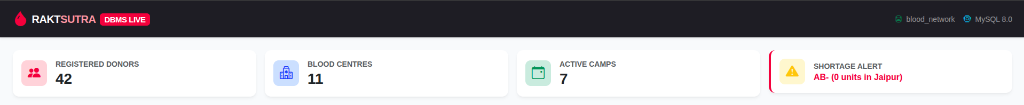
#> input picture doc_images/media_1794411944975_98cf9045.png, 1024 x 105 px, found by its file name; the run also reads 2 pictures not shown here
$ python generate_docs.py
#> lines starting #> are read from the running program, lines starting #| are printed output that depends on the picture
### docx_builder.py
import zipfile
import html
import os
import shutil

class DocxWriter:
    def __init__(self, filename):
        self.filename = filename
        self.paragraphs = []
        self.images = [] # list of (rId, filename, binary_data, cx, cy)

    def escape(self, text):
        return html.escape(str(text))

    def add_title(self, text, subtitle=None):
        p = f'''<w:p>
          <w:pPr>
            <w:jc w:val="center"/>
            <w:spacing w:before="360" w:after="120"/>
          </w:pPr>
          <w:r>
            <w:rPr>
              <w:b/>
              <w:color w:val="990000"/>
              <w:sz w:val="52"/>
              <w:szCs w:val="52"/>
            </w:rPr>
            <w:t>{self.escape(text)}</w:t>
          </w:r>
        </w:p>'''
        self.paragraphs.append(p)
        if subtitle:
            sub = f'''<w:p>
              <w:pPr>
                <w:jc w:val="center"/>
                <w:spacing w:before="60" w:after="300"/>
              </w:pPr>
              <w:r>
                <w:rPr>
                  <w:i/>
                  <w:color w:val="555555"/>
                  <w:sz w:val="26"/>
                  <w:szCs w:val="26"/>
                </w:rPr>
                <w:t>{self.escape(subtitle)}</w:t>
              </w:r>
            </w:p>'''
            self.paragraphs.append(sub)

    def add_heading_1(self, text):
        p = f'''<w:p>
          <w:pPr>
            <w:spacing w:before="380" w:after="120"/>
          </w:pPr>
          <w:r>
            <w:rPr>
              <w:b/>
              <w:color w:val="990000"/>
              <w:sz w:val="34"/>
              <w:szCs w:val="34"/>
            </w:rPr>
            <w:t>{self.escape(text)}</w:t>
          </w:r>
        </w:p>'''
        self.paragraphs.append(p)

    def add_heading_2(self, text):
        p = f'''<w:p>
          <w:pPr>
            <w:spacing w:before="260" w:after="100"/>
          </w:pPr>
          <w:r>
            <w:rPr>
              <w:b/>
              <w:color w:val="1E293B"/>
              <w:sz w:val="28"/>
              <w:szCs w:val="28"/>
            </w:rPr>
            <w:t>{self.escape(text)}</w:t>
          </w:r>
        </w:p>'''
        self.paragraphs.append(p)

    def add_paragraph(self, text, bold_prefix=None, italic=False):
        runs = []
        if bold_prefix:
            runs.append(f'''<w:r>
              <w:rPr>
                <w:b/>
                <w:color w:val="1E293B"/>
                <w:sz w:val="22"/>
              </w:rPr>
              <w:t xml:space="preserve">{self.escape(bold_prefix)} </w:t>
            </w:r>''')
        r_pr = ["<w:sz w:val=\"22\"/>"]
        if italic:
            r_pr.append("<w:i/>")
        runs.append(f'''<w:r>
          <w:rPr>{''.join(r_pr)}</w:rPr>
          <w:t xml:space="preserve">{self.escape(text)}</w:t>
        </w:r>''')
        p = f'''<w:p>
          <w:pPr>
            <w:spacing w:after="120" w:line="276" w:lineRule="auto"/>
          </w:pPr>
          {''.join(runs)}
        </w:p>'''
        self.paragraphs.append(p)

    def add_bullet(self, text, bold_prefix=None):
        runs = []
        runs.append('''<w:r>
          <w:rPr><w:sz w:val="22"/><w:color w:val="990000"/><w:b/></w:rPr>
          <w:t xml:space="preserve">&#9679;  </w:t>
        </w:r>''')
        if bold_prefix:
            runs.append(f'''<w:r>
              <w:rPr><w:b/><w:sz w:val="22"/><w:color w:val="1E293B"/></w:rPr>
              <w:t xml:space="preserve">{self.escape(bold_prefix)} </w:t>
            </w:r>''')
        runs.append(f'''<w:r>
          <w:rPr><w:sz w:val="22"/></w:rPr>
          <w:t xml:space="preserve">{self.escape(text)}</w:t>
        </w:r>''')
        p = f'''<w:p>
          <w:pPr>
            <w:ind w:left="400" w:hanging="200"/>
            <w:spacing w:after="80" w:line="260" w:lineRule="auto"/>
          </w:pPr>
          {''.join(runs)}
        </w:p>'''
        self.paragraphs.append(p)

    # [20 lines left out: function add_callout, not called in this run]

    def add_image(self, image_path, caption=None, width_inches=6.0):
#> called with width_inches = 6
        if not os.path.exists(image_path):
            print(f"Warning: image {image_path} does not exist.")
            return

        with open(image_path, "rb") as f:
            data = f.read()

        idx = len(self.images) + 1
        rId = f"rIdImg{idx}"
        img_name = f"image{idx}.png"

        # Calculate EMU dimensions (1 inch = 914400 EMUs)
        # Standard page printable width is 6.0 inches
        cx = int(width_inches * 914400)

        # Calculate aspect ratio
        try:
            from PIL import Image
            im = Image.open(image_path)
#> im is the input picture: PIL image 1024x105 RGBA; mean R, G, B, A 173, 170.9, 174.2, 255
            aspect = im.size[1] / im.size[0]
        except Exception:
            aspect = 0.42 # fallback
        cy = int(cx * aspect)

        self.images.append((rId, img_name, data, cx, cy))

        docPr_id = 1000 + idx
        img_xml = f'''<w:p>
          <w:pPr>
            <w:jc w:val="center"/>
            <w:spacing w:before="160" w:after="60"/>
          </w:pPr>
          <w:r>
            <w:drawing>
              <wp:inline distT="0" distB="0" distL="0" distR="0"
                         xmlns:wp="http://schemas.openxmlformats.org/drawingml/2006/wordprocessingDrawing">
                <wp:extent cx="{cx}" cy="{cy}"/>
                <wp:effectExtent l="0" t="0" r="0" b="0"/>
                <wp:docPr id="{docPr_id}" name="Picture {idx}"/>
                <wp:cNvGraphicFramePr>
                  <a:graphicFrameLocks xmlns:a="http://schemas.openxmlformats.org/drawingml/2006/main" noChangeAspect="1"/>
                </wp:cNvGraphicFramePr>
                <a:graphic xmlns:a="http://schemas.openxmlformats.org/drawingml/2006/main">
                  <a:graphicData uri="http://schemas.openxmlformats.org/drawingml/2006/picture">
                    <pic:pic xmlns:pic="http://schemas.openxmlformats.org/drawingml/2006/picture">
                      <pic:nvPicPr>
                        <pic:cNvPr id="{docPr_id}" name="{img_name}"/>
                        <pic:cNvPicPr/>
                      </pic:nvPicPr>
                      <pic:blipFill>
                        <a:blip r:embed="{rId}" xmlns:r="http://schemas.openxmlformats.org/officeDocument/2006/relationships"/>
                        <a:stretch>
                          <a:fillRect/>
                        </a:stretch>
                      </pic:blipFill>
                      <pic:spPr>
                        <a:xfrm>
                          <a:off x="0" y="0"/>
                          <a:ext cx="{cx}" cy="{cy}"/>
                        </a:xfrm>
                        <a:prstGeom prst="rect">
                          <a:avLst/>
                        </a:prstGeom>
                      </pic:spPr>
                    </pic:pic>
                  </a:graphicData>
                </a:graphic>
              </wp:inline>
            </w:drawing>
          </w:r>
        </w:p>'''
        self.paragraphs.append(img_xml)

        if caption:
            cap_xml = f'''<w:p>
              <w:pPr>
                <w:jc w:val="center"/>
                <w:spacing w:before="40" w:after="180"/>
              </w:pPr>
              <w:r>
                <w:rPr>
                  <w:i/>
                  <w:sz w:val="18"/>
                  <w:color w:val="64748B"/>
                </w:rPr>
                <w:t>{self.escape(caption)}</w:t>
              </w:r>
            </w:p>'''
            self.paragraphs.append(cap_xml)

    def add_table(self, headers, rows):
        tbl_pr = '''<w:tblPr>
          <w:tblW w:w="9400" w:type="dxa"/>
          <w:tblBorders>
            <w:top w:val="single" w:sz="6" w:space="0" w:color="CBD5E1"/>
            <w:left w:val="none"/>
            <w:bottom w:val="single" w:sz="6" w:space="0" w:color="CBD5E1"/>
            <w:right w:val="none"/>
            <w:insideH w:val="single" w:sz="4" w:space="0" w:color="E2E8F0"/>
            <w:insideV w:val="none"/>
          </w:tblBorders>
        </w:tblPr>'''

        tbl_rows = []
        header_cells = []
        for h in headers:
            cell = f'''<w:tc>
              <w:tcPr>
                <w:shd w:val="clear" w:color="auto" w:fill="1E293B"/>
                <w:tcMar><w:top w:w="120" w:type="dxa"/><w:bottom w:w="120" w:type="dxa"/><w:left w:w="140" w:type="dxa"/><w:right w:w="140" w:type="dxa"/></w:tcMar>
              </w:tcPr>
              <w:p>
                <w:pPr><w:spacing w:before="40" w:after="40"/></w:pPr>
                <w:r>
                  <w:rPr><w:b/><w:color w:val="FFFFFF"/><w:sz w:val="20"/></w:rPr>
                  <w:t>{self.escape(h)}</w:t>
                </w:r>
              </w:p>
            </w:tc>'''
            header_cells.append(cell)
        tbl_rows.append(f'<w:tr>{ "".join(header_cells) }</w:tr>')

        for idx, row in enumerate(rows):
            bg_fill = "F8FAFC" if idx % 2 == 1 else "FFFFFF"
            cells = []
            for val in row:
                cell = f'''<w:tc>
                  <w:tcPr>
                    <w:shd w:val="clear" w:color="auto" w:fill="{bg_fill}"/>
                    <w:tcMar><w:top w:w="100" w:type="dxa"/><w:bottom w:w="100" w:type="dxa"/><w:left w:w="140" w:type="dxa"/><w:right w:w="140" w:type="dxa"/></w:tcMar>
                  </w:tcPr>
                  <w:p>
                    <w:pPr><w:spacing w:before="40" w:after="40"/></w:pPr>
                    <w:r>
                      <w:rPr><w:sz w:val="19"/><w:color w:val="334155"/></w:rPr>
                      <w:t>{self.escape(val)}</w:t>
                    </w:r>
                  </w:p>
                </w:tc>'''
                cells.append(cell)
            tbl_rows.append(f'<w:tr>{ "".join(cells) }</w:tr>')

        tbl = f'''<w:tbl>
          {tbl_pr}
          {''.join(tbl_rows)}
        </w:tbl>'''
        self.paragraphs.append(tbl)
        self.paragraphs.append('<w:p><w:pPr><w:spacing w:after="160"/></w:pPr></w:p>')

    def save(self):
        body_xml = "".join(self.paragraphs)
        document_xml = f'''<?xml version="1.0" encoding="UTF-8" standalone="yes"?>
<w:document xmlns:w="http://schemas.openxmlformats.org/wordprocessingml/2006/main"
            xmlns:r="http://schemas.openxmlformats.org/officeDocument/2006/relationships">
  <w:body>
    {body_xml}
    <w:sectPr>
      <w:pgSz w:w="12240" w:h="15840"/>
      <w:pgMar w:top="1440" w:right="1440" w:bottom="1440" w:left="1440" w:header="720" w:footer="720" w:gutter="0"/>
    </w:sectPr>
  </w:body>
</w:document>'''

        # Document relationships including images
        doc_rels = ['''<?xml version="1.0" encoding="UTF-8" standalone="yes"?>
<Relationships xmlns="http://schemas.openxmlformats.org/package/2006/relationships">''']
        for rId, img_name, _, _, _ in self.images:
            doc_rels.append(f'<Relationship Id="{rId}" Type="http://schemas.openxmlformats.org/officeDocument/2006/relationships/image" Target="media/{img_name}"/>')
        doc_rels.append('</Relationships>')
        doc_rels_xml = "".join(doc_rels)

        # Package content types
        content_types = ['''<?xml version="1.0" encoding="UTF-8" standalone="yes"?>
<Types xmlns="http://schemas.openxmlformats.org/package/2006/content-types">
  <Default Extension="rels" ContentType="application/vnd.openxmlformats-package.relationships+xml"/>
  <Default Extension="xml" ContentType="application/xml"/>
  <Default Extension="png" ContentType="image/png"/>
  <Default Extension="jpeg" ContentType="image/jpeg"/>
  <Override PartName="/word/document.xml" ContentType="application/vnd.openxmlformats-officedocument.wordprocessingml.document.main+xml"/>
</Types>''']
        content_types_xml = "".join(content_types)

        # Package relationships
        root_rels = '''<?xml version="1.0" encoding="UTF-8" standalone="yes"?>
<Relationships xmlns="http://schemas.openxmlformats.org/package/2006/relationships">
  <Relationship Id="rId1" Type="http://schemas.openxmlformats.org/officeDocument/2006/relationships/officeDocument" Target="word/document.xml"/>
</Relationships>'''

        with zipfile.ZipFile(self.filename, 'w', zipfile.ZIP_DEFLATED) as z:
            z.writestr('[Content_Types].xml', content_types_xml)
            z.writestr('_rels/.rels', root_rels)
            z.writestr('word/_rels/document.xml.rels', doc_rels_xml)
            z.writestr('word/document.xml', document_xml)
            for _, img_name, data, _, _ in self.images:
                z.writestr(f'word/media/{img_name}', data)

print("Updated DocxWriter with image embedding support defined successfully.")

### generate_docs.py
import os
from docx_builder import DocxWriter

IMG_DIR = "/home/gaurav/Desktop/RAKTKHOJ/doc_images"

# Image mappings
IMG_NAV_HEADER    = os.path.join(IMG_DIR, "media_1794411944975_98cf9045.png") # Header & KPIs
IMG_EMERGENCY_REQ = os.path.join(IMG_DIR, "media_1794411870760_0cb42f48.png") # Emergency Flow
IMG_DONOR_REG     = os.path.join(IMG_DIR, "media_1794411877454_ce7046d2.png") # Donor Registration
IMG_ELIGIBILITY   = os.path.join(IMG_DIR, "media_1794411884001_b85d087f.png") # Eligibility Self-Check
IMG_FIND_BANKS    = os.path.join(IMG_DIR, "media_1794411889348_363f3645.png") # Find Blood Banks
IMG_FIND_DONORS   = os.path.join(IMG_DIR, "media_1794411897168_baaaacf1.png") # Find Donors
IMG_STOCK_MATRIX  = os.path.join(IMG_DIR, "media_1794411918884_d4c7c099.png") # Stock Matrix
IMG_CAMPS         = os.path.join(IMG_DIR, "media_1794411925739_e83920c0.png") # Camps & Booking
IMG_SQL_CONSOLE   = os.path.join(IMG_DIR, "media_1794411937430_1e390811.png") # SQL Console

doc = DocxWriter("RaktSutra_Project_Documentation.docx")

# Title & Subtitle
doc.add_title("RaktSutra — Blood Network Management System", "Complete Architectural & Illustrated Visual Guide")
doc.add_paragraph("An enterprise-grade relational database and web management platform for emergency blood discovery, donor dispatch, real-time stock matrix tracking, and camp logistics.", italic=True)

# 1. Executive Summary & Top Navigation
doc.add_heading_1("1. System Architecture & Live Overview")
doc.add_paragraph("RaktSutra is engineered around a database-first philosophy. Rather than trusting application-level JavaScript or Python for critical health decisions, all life-critical constraints—donor cooldown periods, minimum ages, component shelf life, and geographic proximity—are enforced directly by MySQL 8.0 stored procedures and triggers.", bold_prefix="Architecture Principle:")

doc.add_paragraph("When a user accesses the dashboard, the system immediately presents real-time key performance indicators (KPIs) sourced directly from relational views:")
doc.add_image(IMG_NAV_HEADER, caption="Figure 1: RaktSutra Live Navigation Header with Database Connection and System KPIs", width_inches=6.0)

doc.add_bullet("Displays total voluntary blood donors active in the database (initially 42 seeded across districts).", "Registered Donors KPI:")
doc.add_bullet("Displays approved blood banks and storage centers with licensed cold storage (11 centers).", "Blood Centres KPI:")
doc.add_bullet("Active community donation camps scheduled with remaining seat capacities.", "Active Camps KPI:")
doc.add_bullet("Dynamic district shortage monitor. Automatically flashes red when any blood group has 0 units across all district centers (e.g. AB- in Jaipur).", "Critical Shortage Alert:")

# Table: Baseline metrics
headers = ["Component", "Database Table / View", "Current Baseline", "Role in System"]
rows = [
    ["Donors", "Donor", "42 Active Donors", "Maintains voluntary donor demographics, coordinates, & verification"],
    ["Blood Banks", "Organization", "11 Blood Centres, 6 Hospitals", "Certified storage facilities and emergency hospital hubs"],
    ["Units in Stock", "Blood_Unit", "180+ Inventory Units", "Individual barcodes, component types, collection & expiration dates"],
    ["Blood Camps", "Camp & Camp_Booking", "7 Scheduled Camps", "Mobile donation drives with real-time seat locks (FOR UPDATE)"],
    ["Medical Rules", "Eligibility_Question", "9 Screening Questions", "Disqualifications and 14 to 180 day medical deferrals"]
]
doc.add_table(headers, rows)

# 2. Detailed Page-by-Page Breakdown with Screenshots
doc.add_heading_1("2. Detailed Visual & Feature Walkthrough")

# Page 1: Emergency Blood Request Flow
doc.add_heading_2("Page / Tab 1: Emergency Blood Request & Donor Matching (Core Flow)")
doc.add_paragraph("This is the central operational interface of RaktSutra, connecting emergency patients with eligible donors in minutes while strictly protecting donor privacy.")
doc.add_image(IMG_EMERGENCY_REQ, caption="Figure 2: Emergency Blood Request Builder, Search Expander, and Contacted Queue", width_inches=6.0)
#> call 2 of add_image, with width_inches = 6
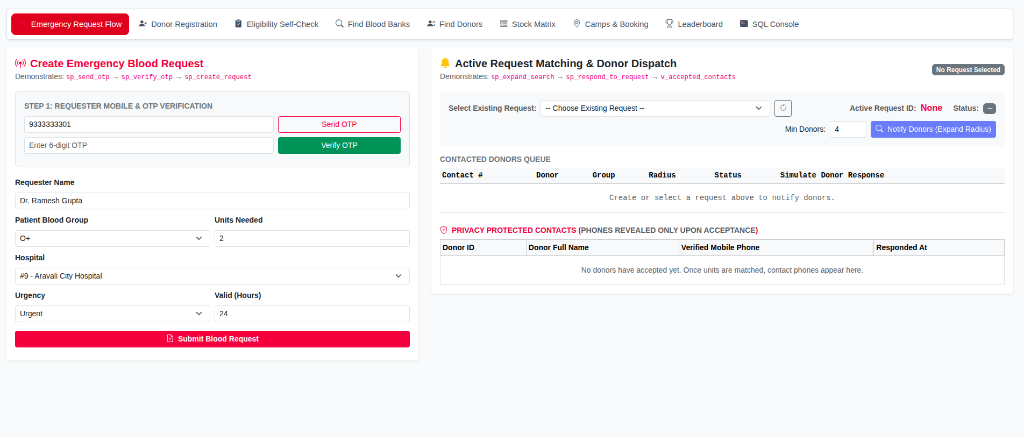
#> input picture doc_images/media_1794411870760_0cb42f48.png, 1024 x 437 px, found by its file name
#> in add_image, im is the input picture: PIL image 1024x437 RGBA; mean R, G, B, A 245.7, 241.9, 244.4, 255

doc.add_paragraph("How this page works step-by-step:", bold_prefix="Step-by-Step Flow:")
doc.add_bullet("The requester inputs their 10-digit mobile number and clicks 'Send OTP'. Stored procedure sp_send_otp automatically invalidates any stale codes and issues a 6-digit verification code. The user confirms via 'Verify OTP' (calling sp_verify_otp).", "1. Requester Mobile & OTP Verification:")
doc.add_bullet("The requester selects patient blood group (e.g., O+), units needed (1-10), hospital, urgency level, and hours valid. When submitted, sp_create_request checks that the mobile number was verified within the last 15 minutes before creating an 'Open' request.", "2. Request Creation:")
doc.add_bullet("Clicking 'Notify Donors (Expand Radius)' triggers sp_expand_search. It evaluates nearby eligible donors at 25 km; if fewer than the target count are reached, it automatically widens to 50 km and 100 km.", "3. Widening Proximity Search:")
doc.add_bullet("Every contacted donor appears in the Contacted Donors Queue with distance and status ('Sent'). In this demonstration view, volunteer coordinators can simulate 'Accept' or 'Decline' actions via sp_respond_to_request.", "4. Real-time Response Queue:")
doc.add_bullet("To eliminate harassment and comply with medical privacy standards, donor phone numbers are encrypted/hidden during search. Only when the required units are accepted and the request status flips to 'Matched' does the database reveal phone numbers via the v_accepted_contacts view.", "5. Privacy-Protected Reveal:")

# Page 2: Donor Registration
doc.add_heading_2("Page / Tab 2: Donor Registration with Age Validation Triggers")
doc.add_paragraph("Enables new voluntary donors to sign up with demographic and contact details.")
doc.add_image(IMG_DONOR_REG, caption="Figure 3: Donor Registration Form enforcing database trigger trg_donor_age_check", width_inches=6.0)
#> call 3 of add_image, with width_inches = 6
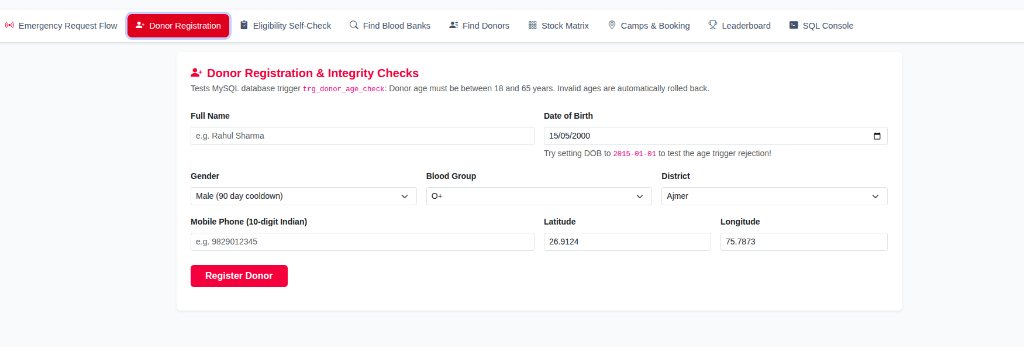
#> input picture doc_images/media_1794411877454_ce7046d2.png, 1024 x 347 px, found by its file name
#> in add_image, im is the input picture: PIL image 1024x347 RGBA; mean R, G, B, A 249.3, 246.9, 248.6, 255

doc.add_paragraph("How this page works:", bold_prefix="Mechanism & Database Enforcement:")
doc.add_bullet("Full name, DOB, gender, blood group, district, 10-digit Indian phone (validated via regex ^[6-9][0-9]{9}$), and latitude/longitude coordinates.", "Form Fields:")
doc.add_bullet("Before inserting, MySQL fires trigger trg_donor_age_check. It computes donor age as TIMESTAMPDIFF(YEAR, dob, CURDATE()). If under 18 or over 65, the database rolls back with 'Donor age must be between 18 and 65'. This prevents underage registration directly in the database.", "Medical Age Validation Trigger:")
doc.add_bullet("Upon valid insertion, sp_send_otp dispatches an activation code to confirm mobile ownership. Once verified, phone_verified flips to TRUE, permitting the donor to appear in emergency searches.", "Post-Registration Verification:")

# Page 3: Eligibility Self-Check
doc.add_heading_2("Page / Tab 3: Medical Eligibility Self-Check Questionnaire")
doc.add_paragraph("A 9-question pre-donation screening system preventing contaminated units and safeguarding donor health.")
doc.add_image(IMG_ELIGIBILITY, caption="Figure 4: Medical Eligibility Questionnaire evaluated by sp_evaluate_eligibility", width_inches=6.0)
#> call 4 of add_image, with width_inches = 6
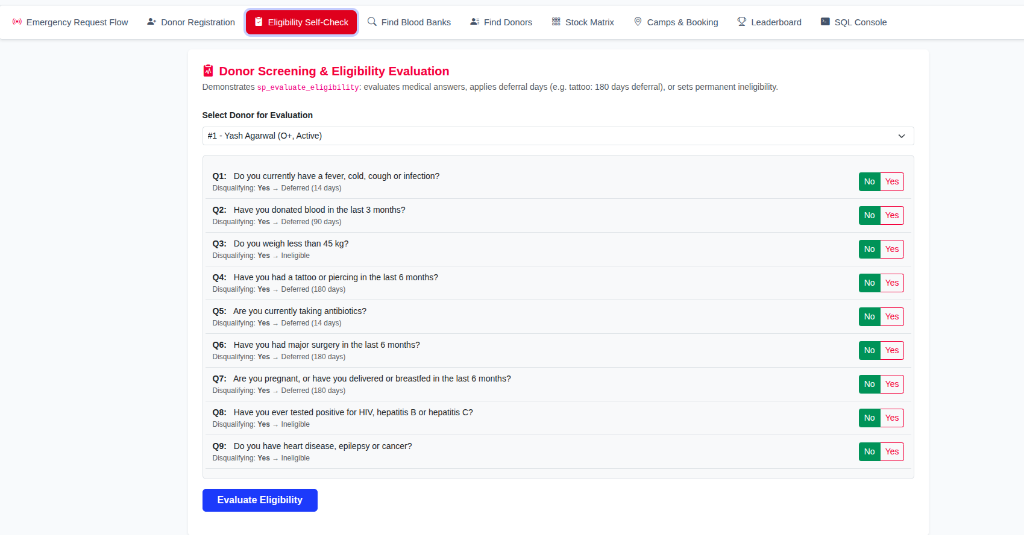
#> input picture doc_images/media_1794411884001_b85d087f.png, 1024 x 535 px, found by its file name
#> in add_image, im is the input picture: PIL image 1024x535 RGBA; mean R, G, B, A 244.2, 244.6, 246.5, 255
#> (the rest of the program and of its run is left out)
